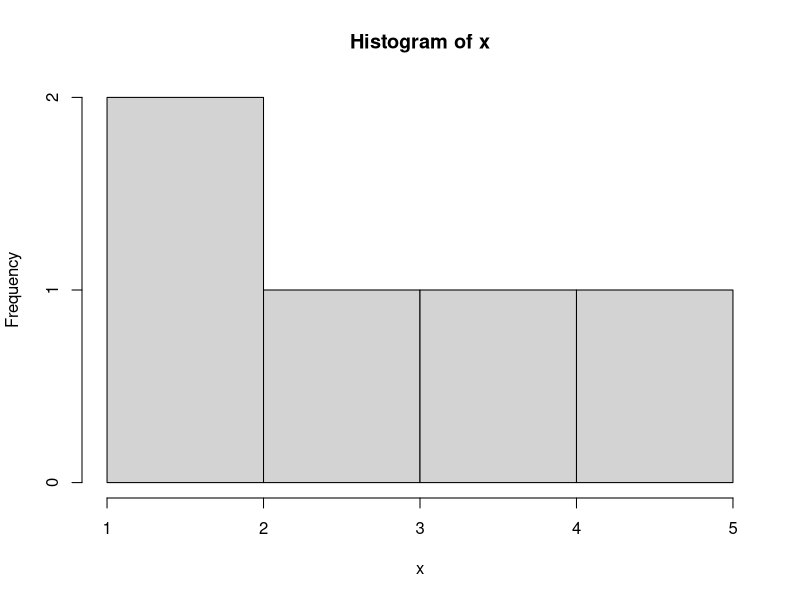

The R source for this figure:
## ---- chunk 1
2+2
## ---- chunk 2
x <- c(1,2,3,4,5)
hist(x)
